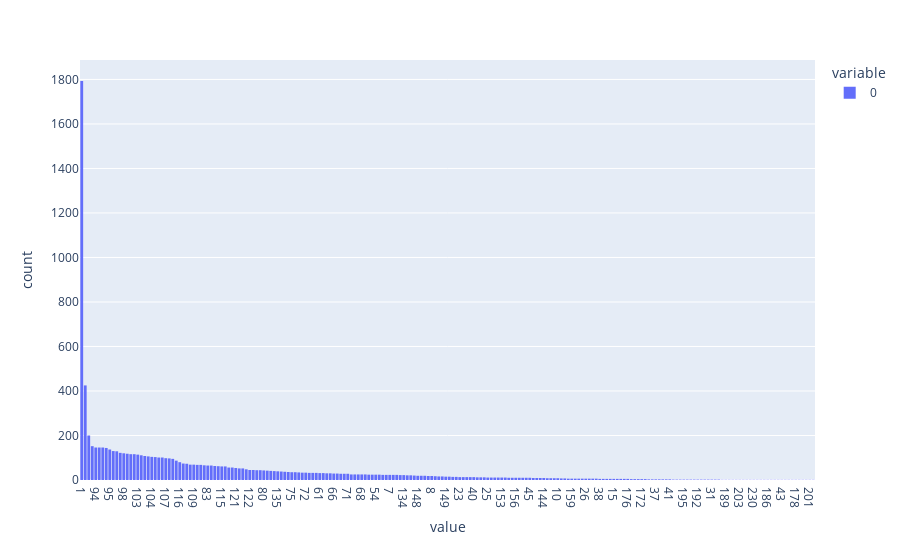

Here is the notebook cell this chart was saved with:
### Code cell
duration_timer = duration_analysis.copy()
duration_timer_split = duration_timer["duration"].str.split(" ", expand=True)

px.histogram(duration_timer_split, x=[0]).update_xaxes(categoryorder="total descending")

# 1, 2, 3 => Seasons => TV Series

### Figure 1 — Plotly figure (JSON) as saved in the notebook; plotly's stock layout.template omitted (floating-point values rounded to 4 significant figures; data arrays with more than 128 entries replaced by an {"elided": "..."} marker saying what was removed)
{"data": [{"alignmentgroup": "True", "bingroup": "x", "hovertemplate": "variable=0<br>value=%{x}<br>count=%{y}<extra></extra>", "legendgroup": "0", "marker": {"color": "#636efa", "pattern": {"shape": ""}}, "name": "0", "offsetgroup": "0", "orientation": "v", "showlegend": true, "type": "histogram", "x": {"elided": "8807 str values"}, "xaxis": "x", "yaxis": "y"}], "layout": {"barmode": "relative", "legend": {"title": {"text": "variable"}, "tracegroupgap": 0}, "margin": {"t": 60}, "xaxis": {"anchor": "y", "categoryorder": "total descending", "domain": [0, 1], "title": {"text": "value"}}, "yaxis": {"anchor": "x", "domain": [0, 1], "title": {"text": "count"}}}}
